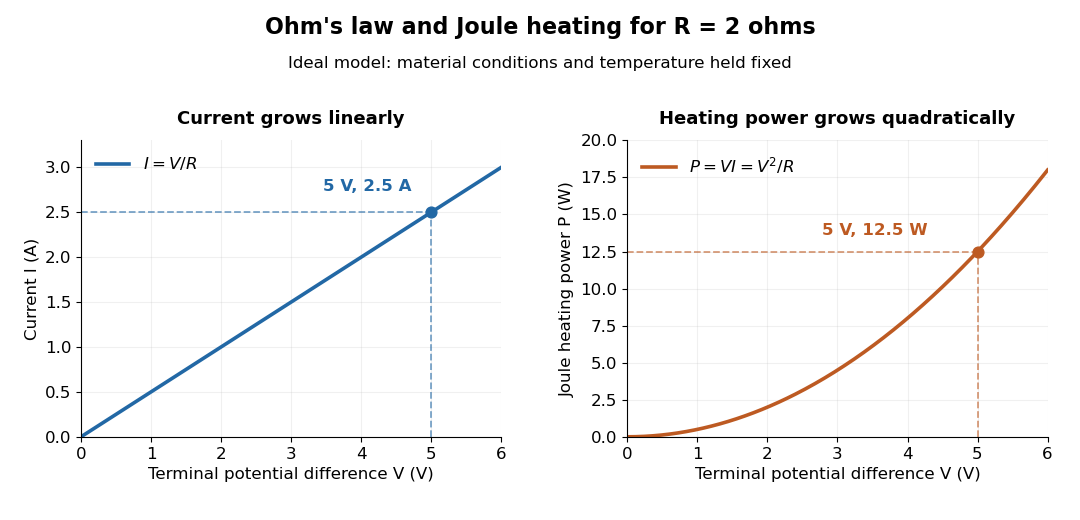

Source code (Python):
"""Fixed-resistance current and Joule heating power; opaque PNG to CWD.

Tested with Python 3.14.4, NumPy 2.3.5 and Matplotlib 3.10.7.
"""

from pathlib import Path

import matplotlib

matplotlib.use("Agg")
import matplotlib.pyplot as plt
import numpy as np


def main():
    plt.rcParams.update({"font.size": 12, "figure.facecolor": "white"})
    resistance = 2.0
    voltage = np.linspace(0, 6, 301)
    current = voltage / resistance
    power = voltage * current
    example_v = 5.0
    example_i = example_v / resistance
    example_p = example_v * example_i
    blue, orange = "#2268a5", "#bd5a22"
    fig, (left, right) = plt.subplots(1, 2, figsize=(10.8, 5.2), dpi=100)
    left.plot(voltage, current, color=blue, linewidth=2.6,
              label=r"$I=V/R$")
    right.plot(voltage, power, color=orange, linewidth=2.6,
               label=r"$P=VI=V^2/R$")
    for ax, value, color in [(left, example_i, blue), (right, example_p, orange)]:
        ax.plot([example_v, example_v], [0, value], linestyle="--", color=color,
                linewidth=1.3, alpha=0.6)
        ax.plot([0, example_v], [value, value], linestyle="--", color=color,
                linewidth=1.3, alpha=0.6)
        ax.scatter([example_v], [value], s=60, color=color, zorder=5)
        ax.set(xlim=(0, 6), xlabel="Terminal potential difference V (V)")
        ax.set_xticks(np.arange(7))
        ax.grid(alpha=0.18)
        ax.spines[["top", "right"]].set_visible(False)
        ax.legend(loc="upper left", frameon=False)
    left.set(ylabel="Current I (A)", ylim=(0, 3.3))
    right.set(ylabel="Joule heating power P (W)", ylim=(0, 20))
    left.set_title("Current grows linearly", fontsize=13, weight="bold", pad=12)
    right.set_title("Heating power grows quadratically", fontsize=13,
                    weight="bold", pad=12)
    left.annotate("5 V, 2.5 A", (example_v, example_i), xytext=(-78, 15),
                  textcoords="offset points", color=blue, weight="bold")
    right.annotate("5 V, 12.5 W", (example_v, example_p), xytext=(-112, 12),
                   textcoords="offset points", color=orange, weight="bold")
    fig.suptitle("Ohm's law and Joule heating for R = 2 ohms", fontsize=16,
                 weight="bold", y=0.97)
    fig.text(0.5, 0.87, "Ideal model: material conditions and temperature held fixed",
             ha="center", fontsize=12)
    fig.subplots_adjust(left=0.075, right=0.97, bottom=0.16, top=0.73, wspace=0.3)
    fig.savefig(Path.cwd() / Path(__file__).with_suffix(".png").name,
                facecolor="white", transparent=False)
    plt.close(fig)


if __name__ == "__main__":
    main()
